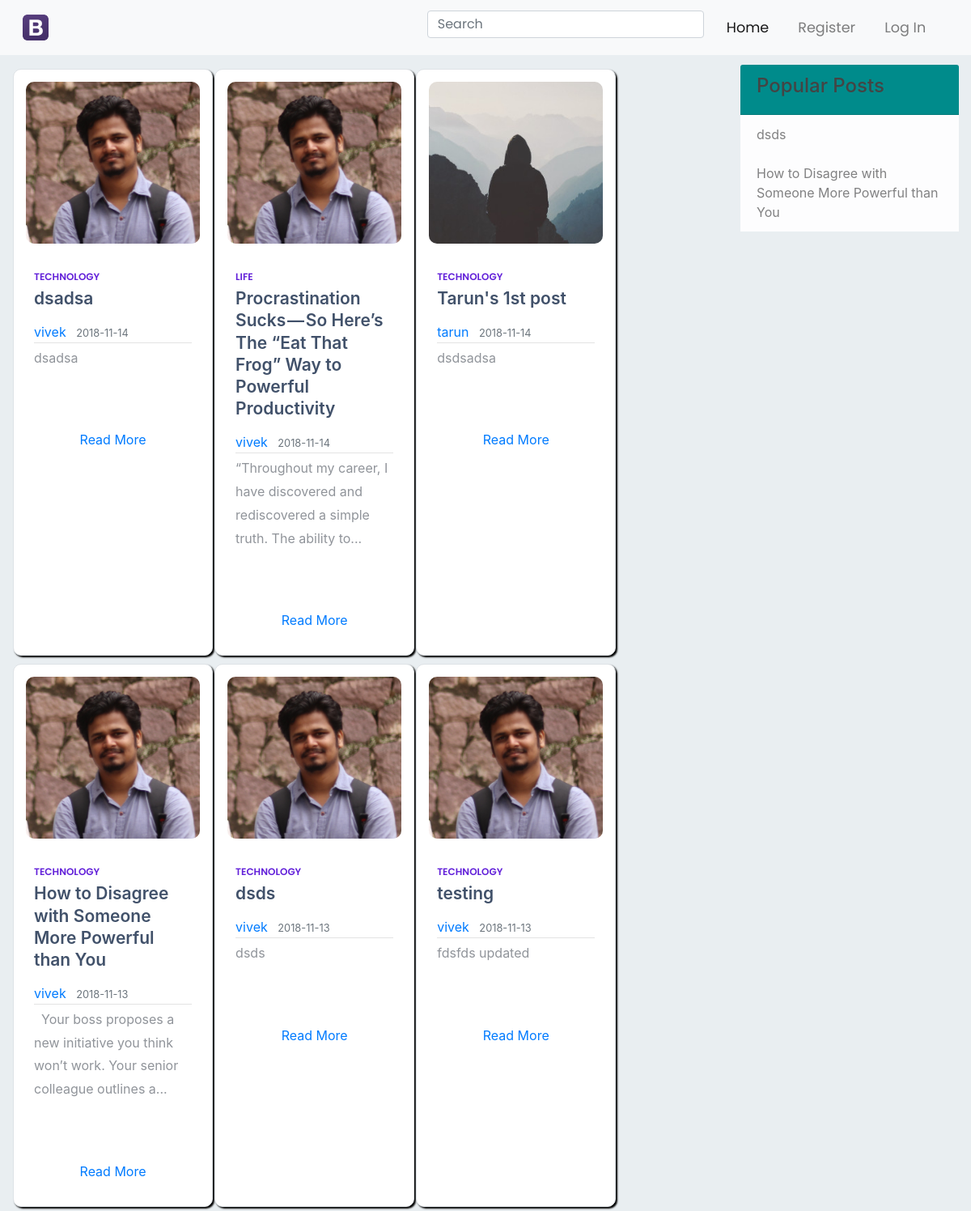
The page /home on the database its author committed.
### flaskblog/models.py (models this page shows, shortened)
class Post(db.Model):
    id = db.Column(db.Integer, primary_key=True)
    title = db.Column(db.String(100), nullable=False)
    date_posted = db.Column(db.DateTime, nullable=False, default=datetime.utcnow)
    content = db.Column(db.Text, nullable=False)
    user_id = db.Column(db.Integer, db.ForeignKey('user.id'), nullable=False)
    published = db.Column(db.Boolean, default=False)
    comments = db.relationship('Comment', backref='post_comments', lazy=True)
    user_tag = db.Column(db.Text)
    likes = db.relationship('PostLike', backref='post', lazy='dynamic')
    theme = db.Column(db.Integer, default=1)

class User(db.Model, UserMixin):
    id = db.Column(db.Integer, primary_key=True)
    username = db.Column(db.String(20), unique=True, nullable=False)
    email = db.Column(db.String(120), unique=True, nullable=False)
    image_file = db.Column(db.String(20), nullable=False, default='default.jpg')
    password = db.Column(db.String(60), nullable=False)
    posts = db.relationship('Post', backref='author', lazy=True)
    aboutme = db.Column(db.String(1000))
    user_comments = db.relationship('Comment', backref='commentor', lazy=True)
    liked = db.relationship('PostLike', foreign_keys='PostLike.user_id', backref='user', lazy='dynamic')

### flaskblog/routes.py (the view)
@app.route("/home")
def home():
    page = request.args.get('page', 1, type=int)
    posts = Post.query.filter_by(published=True).order_by(Post.date_posted.desc()).paginate(page=page, per_page=6)
    query1 = (db.session.query(PostLike.post_id, PostLike.title, func.count(PostLike.post_id))
              .group_by(PostLike.post_id, PostLike.title)
              .having(func.count(PostLike.post_id) > 0)
              .order_by(func.count(PostLike.post_id).desc())
              .limit(5))
    result = dict(zip([0, 1, 2, 3, 4], query1))
    return render_template('home2.html', posts=posts, result=result)

### flaskblog/templates/home2.html (shortened to what this page needs)
{% extends "layout.html" %}
{% block content %}
    <link rel="stylesheet" type="text/css" href="{{ url_for('static', filename='home.css') }}">
    <div class="container-fluid" style="max-width: 3000px;">
        <div class="row masonry-container">
        {% for post in posts.items %}
            <div class="item border">
                <div class="thumbnail">
                    <div class="entry-media">
                        <img src="{{ url_for('static', filename='profile_pics/' + post.author.image_file) }}">
                    </div>
                    <div class="entry-body">
                        <span class="cat">{{ post.user_tag }}</span>
                        <h3><a href="{{ url_for('post', post_id=post.id) }}">{{ post.title }}</a></h3>
                        <div class="article-metadata">
                            <a class="mr-2" href="{{ url_for('user_posts', username=post.author.username) }}">{{ post.author.username }}</a>
                            <small class="text-muted">{{ post.date_posted.strftime('%Y-%m-%d') }}</small>
                        </div>
                        <p>{{ post.content|safe|striptags|truncate(100) }}</p>
                    </div>
                    <div class="footer-copyright text-center py-3">
                        <a href="{{ url_for('post', post_id=post.id) }}">Read More</a>
                    </div>
                </div>
            </div>
        {% endfor %}
        </div>
    </div>
{% endblock content %}
{% block sidebar %}
    {% if current_user.is_authenticated %}
        <br>
            <div class="card" style="width: 18rem; position: fixed" >
              <ul class="list-group list-group-flush">
                <div class="card-header" style="background-color: darkcyan">
                    <a data-toggle="collapse" href="#popular_posts" role="button" aria-expanded="false" aria-controls="popular_posts">
                        <h4 style="align-content: center; font: diagonal-fractions">Popular Posts</h4>
                    </a>
                </div>
                  <div class="collapse" id="popular_posts">
                      {% for item in result %}
                          <ul class="list-group">
                              <a href="{{ url_for('post', post_id=result[item][0] ) }}"><li class="list-group-item list-group-item-light">{{ result[item][1] }}</li></a>
                          </ul>
                      {% endfor %}
                </div>
              </ul>
              <ul class="list-group list-group-flush">
                  <div class="card-header" style="background-color: darkcyan">
                        <h4 style="align-content: center; font: italic">Tools</h4>
                  </div>
                <a href="#"><li class="list-group-item">Put the  head here</li></a>
                  <a href="{{ url_for('user_posts', username=current_user.username) }}"><li class="list-group-item">View My Profile</li></a>
                <a href="{{ url_for('all_user_posts', username=current_user.username) }}"><li class="list-group-item">All My Posts</li></a>
                <a href="{{ url_for('unpublished_user_posts', username=current_user.username) }}"><li class="list-group-item">View Unpublished Posts</li></a>
                <a href="{{ url_for('published_user_posts', username=current_user.username) }}"><li class="list-group-item">View Published Posts</li></a>
                  <a href="{{ url_for('comments_posts', username=current_user.username) }}"><li class="list-group-item">All Comments</li></a>
              </ul>
            </div>
    {% else %}
        <ul class="list-group list-group-flush">
        <div class="card-header" style="background-color: darkcyan">
            <a data-toggle="collapse" href="#popular_posts" role="button" aria-expanded="false" aria-controls="popular_posts">
                <h4 style="align-content: center; font: diagonal-fractions">Popular Posts</h4>
            </a>
        </div>
        {% for item in result %}
        <ul class="list-group">
          <a href="{{ url_for('post', post_id=result[item][0] ) }}"><li class="list-group-item list-group-item-light">{{ result[item][1] }}</li></a>
        </ul>
        {% endfor %}
        </ul>
    {% endif %}
{% endblock %}

### flaskblog/templates/layout.html (shortened to what this page needs)
<!DOCTYPE html>
<html>
<head>
        <link rel="stylesheet" href="https://cdnjs.cloudflare.com/ajax/libs/uikit/3.0.0-rc.21/css/uikit.min.css" />
    <link rel="stylesheet" href="https://maxcdn.bootstrapcdn.com/bootstrap/4.0.0/css/bootstrap.min.css">
    <link rel="stylesheet" type="text/css" href="{{ url_for('static', filename='style.css') }}">
    <link rel="stylesheet" href="https://cdnjs.cloudflare.com/ajax/libs/font-awesome/4.7.0/css/font-awesome.min.css">
    <header class="site-header">
        <nav class="navbar navbar-expand-md fixed-top navbar-light bg-light">
            <div class="container-fluid">
                <a class="navbar-brand" href="/"><img src="{{ url_for('static', filename= 'icons/Blogger.ico')}}"></a>
                <div class="collapse navbar-collapse" id="collapsibleNavbar">
                    <ul class="navbar-nav ml-auto ">
                         <li class="nav-item active">
                            <div class="ui-widget input-group md-form form-sm form-1 pl-0">
                             <form action="{{ url_for('search')}}" method="post"><input class="form-control my-0 py-1"  autocomplete="on" id="tag" name="tag" type="text" placeholder="Search" style="width: fit-content" aria-label="Search"></form>
                            </div>
                        </li>
                        <li class="nav-item active">
                            <a class="nav-link" href="{{ url_for('home') }}">Home</a>
                        </li>
                        {% if current_user.is_authenticated %}
                            <li class="nav-item">
                                <a class="nav-link" href="{{ url_for('new_post') }}">Create New Blog</a>
                            </li>
                            <li class="nav-item">
                                <a class="nav-link" href="{{ url_for('account') }}">Edit Profile</a>
                            </li>
                            <li class="nav-item">
                                <a class="nav-link" href="{{ url_for('logout') }}">Logout</a>
                            </li>
                            <li class="nav-item">
                                <a class="nav-link" href="{{ url_for('account') }}"><img class="rounded-image" src="{{ url_for('static', filename='profile_pics/' + current_user.image_file) }}" style="border-radius: 50%;width: 25px; height: 25px; padding-top: 0"></a>
                            </li>
                        {% else %}
                            <li class="nav-item">
                                <a class="nav-link" href="{{ url_for('register') }}">Register</a>
                            </li>
                            <li class="nav-item">
                                <a class="nav-link" href="{{ url_for('login') }}">Log In</a>
                            </li>
                        {% endif %}
                    </ul>
                </div>
            </div>
        </nav>
    </header>
</head>
<body>
    <div class="outside-header">
        <main role="main" class="container-fluid" style="padding-top: 80px;">
            <div class="row">
                 <div class="col-md-9">
                    {% block content %}{% endblock %}
                </div>
                <div class="col-md-3">
                    {% block sidebar %}{% endblock %}
                </div>
            </div>
        </main>
    </div>
</body>
</html>

### flaskblog/static/style.css (style rules this page uses)
body { background: #ffffff; height: 100%; padding-top: 5%; }
#collapsibleNavbar { font-family: 'Poppins', sans-serif; color: #222; overflow: hidden; }
h1, h2, h3, h4, h5, h6 { color: #444444; }
p { overflow: auto; }
.article-metadata { padding-bottom: 1px; margin-bottom: 4px; border-bottom: 1px solid #e3e3e3 }
.navbar { padding: 0.8rem; }
.navbar-nav li { padding-right: 20px; }
.nav-link { font-size: 1.1em; }

### flaskblog/static/home.css (style rules this page uses)
body { background-color: #e9eef1; margin: 0px; padding: 0px; }
.row { margin-right: -15px; margin-left: -15px; }
.masonry-container .item { background-color: #fff; width: calc(33% - 40px); overflow: hidden; float: left; padding: 15px; margin: 5px 1px 5px; border-radius: 10px; box-shadow: 2px 2px 2px #000000; display: inline-block; }
.entry-media img { border-radius: 10px; width: 100%; height: 200px; object-fit: cover; }
.entry-body { padding: 27px 10px; }
.entry-body .cat { font-family: "Poppins", sans-serif; font-size: 12px; font-weight: 600; color: #6220d9; text-transform: uppercase; }
.entry-body h3 { font-size: 21px; font-weight: 600; line-height: 1.30em; margin: 3px 0 0.73em; }
.entry-body h3 a { color: #41516a; }
.entry-body p { margin-bottom: 2em; color: #90949a; line-height: 1.8em; }

### rows shown on the page
Post: image_file (picture), user_tag "TECHNOLOGY", title "dsadsa", author.username "vivek", date_posted "2018-11-14", content "dsadsa"
Post: image_file (picture), user_tag "LIFE", title "Procrastination Sucks — So Here’s The “Eat That Frog” Way to Powerful Productivity", author.username "vivek", date_posted "2018-11-14", content "“Throughout my career, I have discovered and rediscovered a simple truth. The ability to..."
Post: image_file (placeholder picture), user_tag "TECHNOLOGY", title "Tarun's 1st post", author.username "tarun", date_posted "2018-11-14", content "dsdsadsa"
Post: image_file (picture), user_tag "TECHNOLOGY", title "How to Disagree with Someone More Powerful than You", author.username "vivek", date_posted "2018-11-13", content "Your boss proposes a new initiative you think won’t work. Your senior colleague outlines a..."
Post: image_file (picture), user_tag "TECHNOLOGY", title "dsds", author.username "vivek", date_posted "2018-11-13", content "dsds"
Post: image_file (picture), user_tag "TECHNOLOGY", title "testing", author.username "vivek", date_posted "2018-11-13", content "fdsfds updated"

### other values the page prints
{{ result[item][1] }} "dsds" "How to Disagree with Someone More Powerful than You"
